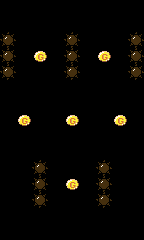

A 2D game scene composited from a Tiled map and its tileset images. What follows is a short description and the map's XML, with every tile layer's data as written:
An orthogonal 9x15 tile map with 16x16 px tiles, 1 tile layer (map).

<map version="1.0" orientation="orthogonal" renderorder="right-down" width="9" height="15" tilewidth="16" tileheight="16" nextobjectid="1">
 <tileset firstgid="1" name="tileset" tilewidth="16" tileheight="16" tilecount="64" columns="8">
  <image source="tileset.png" width="128" height="128" />
 </tileset>
 <layer name="map" width="9" height="15">
  <data encoding="csv">
0,0,0,0,0,0,0,0,0,
0,0,0,0,0,0,0,0,0,
1,0,0,0,1,0,0,0,1,
1,0,25,0,1,0,25,0,1,
1,0,0,0,1,0,0,0,1,
0,0,0,0,0,0,0,0,0,
0,0,0,0,0,0,0,0,0,
0,25,0,0,25,0,0,25,0,
0,0,0,0,0,0,0,0,0,
0,0,0,0,0,0,0,0,0,
0,0,1,0,0,0,1,0,0,
0,0,1,0,25,0,1,0,0,
0,0,1,0,0,0,1,0,0,
0,0,0,0,0,0,0,0,0,
0,0,0,0,0,0,0,0,0
</data>
 </layer>
</map>
